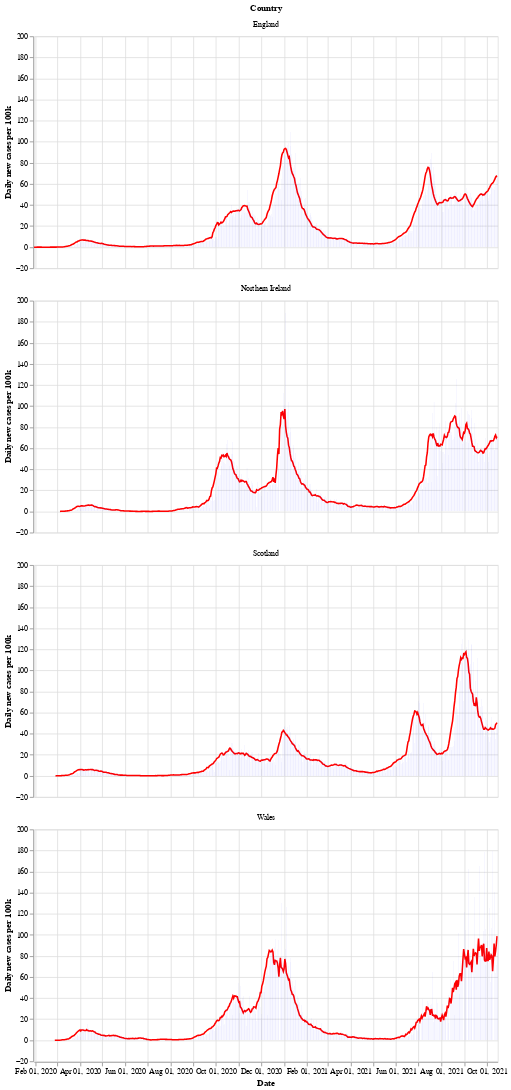

The cell this chart's notebook holds for it:
### Markdown cell above
Next is a bar chart of the number of new cases in each country (per 100k population), with the 7 day moving average of cases. Again we see that Wales saw a longer period of raising and falling cases compared to the other countries.

After a period of cases falling, each nation is now seeing a rise in the number of cases - especially in Wales.

### Code cell
# collapse
bars = alt.Chart(uk_cases).mark_bar().encode(
    x=alt.X("yearmonthdate(date):T", axis=alt.Axis(title='Date')),
    y=alt.Y("newCasesRate:Q", axis=alt.Axis(title='Daily new cases per 100k')),
    tooltip='newCasesRate',
    color=alt.condition(
        alt.datum.dailyChange > 0,
        alt.value("orange"),  # The positive color
        alt.value("blue")  # The negative color
    )
).properties(title='New cases per 100k population with rolling 7 day average', width=600).interactive()
line = alt.Chart(uk_cases).mark_line(
    color='red',
    size=2,
).transform_window(
    rolling_mean='mean(newCasesRate)',
    frame=[0, 7],
    groupby=['areaName']
).encode(
    x='yearmonthdate(date):T',
    y='rolling_mean:Q'
)
alt.layer(line, bars, data=uk_cases).facet(alt.Row('areaName', title='Country'), columns=1)

### Figure 1 — Vega-Lite specification as saved in the notebook (floating-point values rounded to 4 significant figures; data arrays with more than 128 entries replaced by an {"elided": "..."} marker saying what was removed)
{"config": {"view": {"continuousWidth": 400, "continuousHeight": 300}}, "data": {"name": "data-00c08fc5ce20715fcdf2f40cc20fe766"}, "facet": {"type": "nominal", "field": "areaName", "title": "Country"}, "spec": {"layer": [{"mark": {"type": "line", "color": "red", "size": 2}, "encoding": {"x": {"type": "temporal", "field": "date", "timeUnit": "yearmonthdate"}, "y": {"type": "quantitative", "field": "rolling_mean"}}, "transform": [{"window": [{"op": "mean", "field": "newCasesRate", "as": "rolling_mean"}], "frame": [0, 7], "groupby": ["areaName"]}]}, {"mark": "bar", "encoding": {"color": {"condition": {"value": "orange", "test": "(datum.dailyChange > 0)"}, "value": "blue"}, "tooltip": {"type": "quantitative", "field": "newCasesRate"}, "x": {"type": "temporal", "axis": {"title": "Date"}, "field": "date", "timeUnit": "yearmonthdate"}, "y": {"type": "quantitative", "axis": {"title": "Daily new cases per 100k"}, "field": "newCasesRate"}}, "selection": {"selector002": {"type": "interval", "bind": "scales", "encodings": ["x", "y"]}}, "title": "New cases per 100k population with rolling 7 day average", "width": 600}]}, "columns": 1, "$schema": "https://vega.github.io/schema/vega-lite/v4.8.1.json", "datasets": {"data-00c08fc5ce20715fcdf2f40cc20fe766": {"elided": "2408 records"}}}
